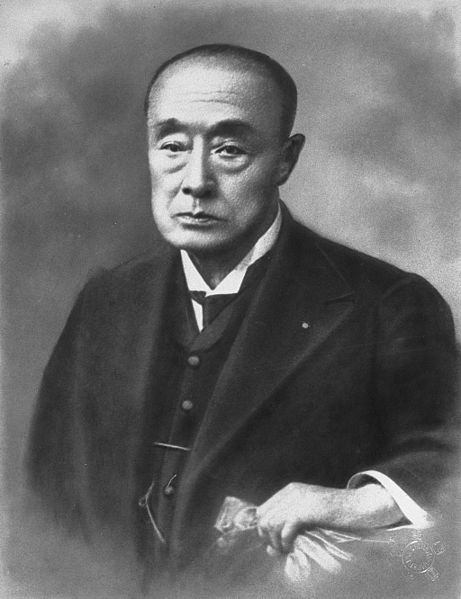
#> input picture image/yoshinobu.jpg, 461 x 599 px
$ python face_mosaic.py
#> lines starting #> are read from the running program, lines starting #| are printed output that depends on the picture
# -*- coding: UTF-8 -*-

import cv2
import math
import numpy as np
import os
from PIL import Image

if __name__ == '__main__':

    # 顔判定で使うxmlファイルを指定する。
    cascade_path =  os.path.dirname(os.path.abspath(__file__)) + "/haarcascades/haarcascade_frontalface_alt.xml"
    cascade = cv2.CascadeClassifier(cascade_path)

    # 画像の読み込み
    img_src = cv2.imread("./image/yoshinobu.jpg", 1)
#> img_src is the input picture: shape (599, 461, 3); min 21, max 255, mean 104

    # 結果を保存するための変数を用意しておく。
    img_edit = Image.open("./image/yoshinobu.jpg")

    # グレースケールに変換
    img_gray = cv2.cvtColor(img_src, cv2.COLOR_BGR2GRAY)

    #顔判定
    """
    minSize で顔判定する際の最小の四角の大きさを指定できる。
    (小さい値を指定し過ぎると顔っぽい小さなシミのような部分も判定されてしまう。)
    """
    faces  =  cascade.detectMultiScale(img_gray, scaleFactor=1.1, minNeighbors=1, minSize=(100, 100))
#> faces = [[114, 74, 174, 174]]

    # 顔があった場合
    if len(faces) > 0:

        # 複数の顔があった場合、１つずつ四角で囲っていく
        for face in faces:

            # 顔を切り抜く
            cut_face = img_edit.crop((face[0],
                                      face[1],
                                      face[0]+face[2],
                                      face[1]+face[3]))

            # 切り抜いた画像を1/20に縮小する。
            cut_face = cut_face.resize((int(face[2]/20), int(face[3]/20)), Image.LINEAR)

            # 縮小した画像を本のサイズに戻す。
            cut_face = cut_face.resize(face[2:], Image.LINEAR)

            # 元の画像に加工した顔画像を貼り付ける。
            img_edit.paste(cut_face, tuple(face[:2]))
#> this loop made 1 pass
#> pass 1, `cut_face = img_edit.crop((face[0], face[1], face[0]+face[2], face[1]+f..`:
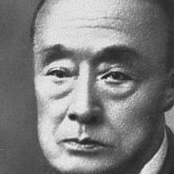
#> cut_face: PIL image 174x174 L; min 24, max 245, mean 126.1
#> pass 1, `cut_face = cut_face.resize(face[2:], Image.LINEAR)`:
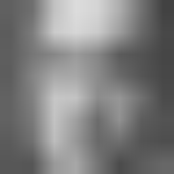
#> cut_face: PIL image 174x174 L; min 66, max 220, mean 126.5
#> after the loop:
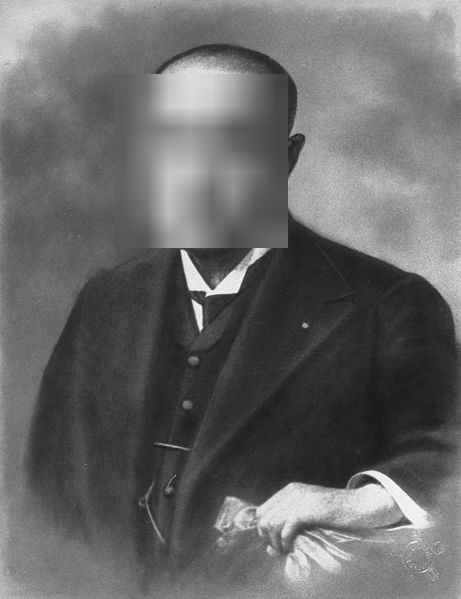
#> img_edit: PIL image 461x599 L; min 21, max 255, mean 104.1


    #pillow用のデータをOpenCVデータに変換
    img_dst = np.asarray(img_edit)

    # 表示
    cv2.imshow("Show MOSAIC FACES Image", img_dst)
    cv2.waitKey(0)
    cv2.destroyAllWindows()

$ run again, with image/IMG_4680.JPG copied over image/yoshinobu.jpg
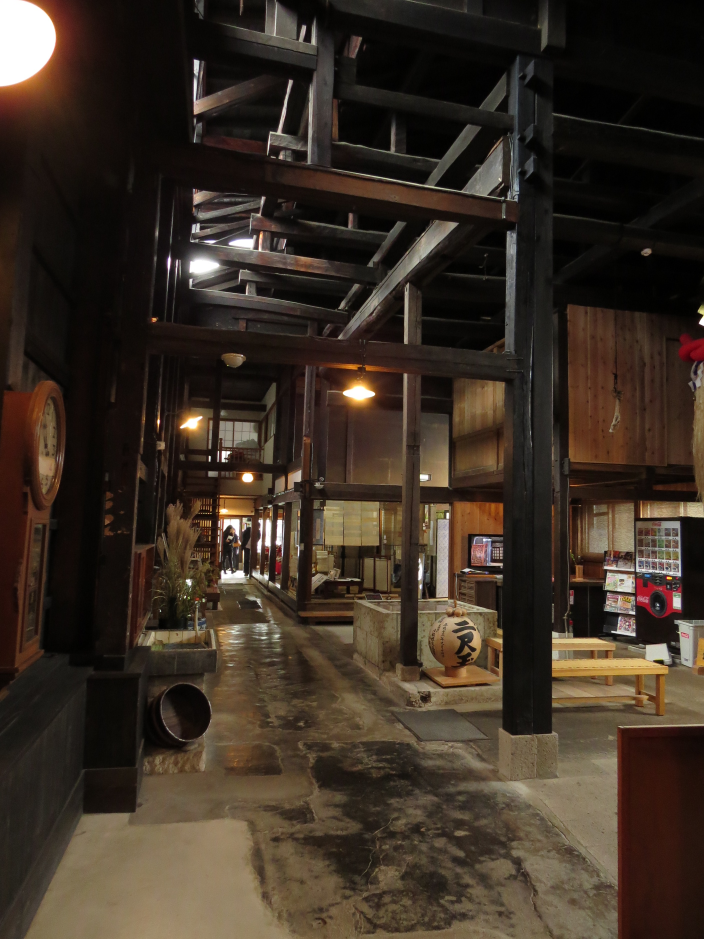
#> input picture image/IMG_4680.JPG, 2112 x 2816 px (shown at 1/3 size)
#> img_src is the input picture: shape (2816, 2112, 3); mean B, G, R 37, 48, 59.8
#> `img_edit = Image.open("./image/yoshinobu.jpg")`:
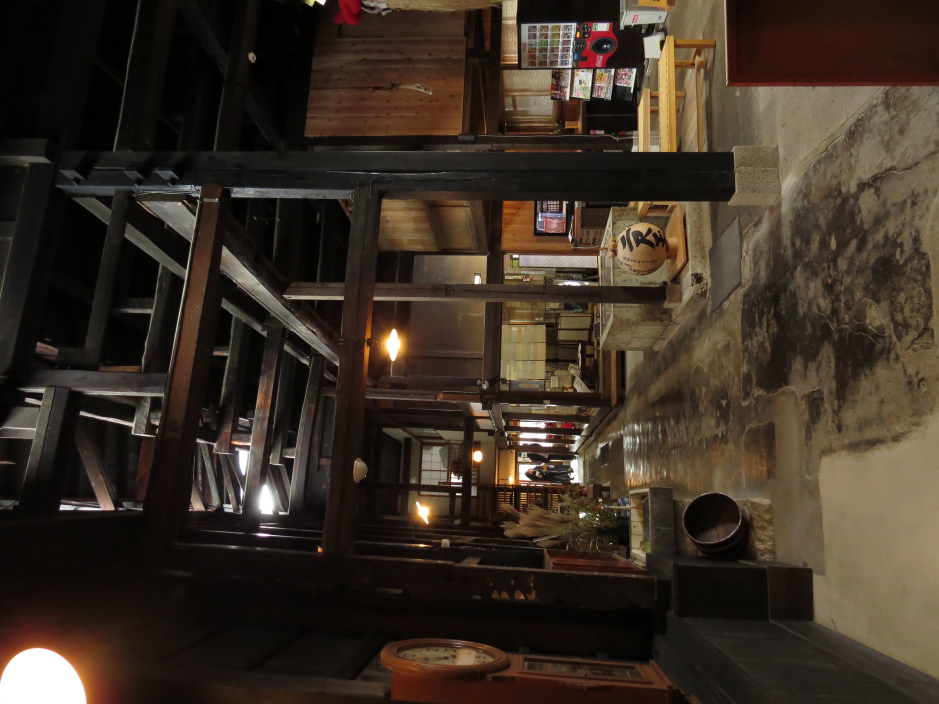
#> img_edit: PIL image 2816x2112 RGB (shown at 1/3 size); mean R, G, B 59.8, 48, 37
#> `img_gray = cv2.cvtColor(img_src, cv2.COLOR_BGR2GRAY)`:
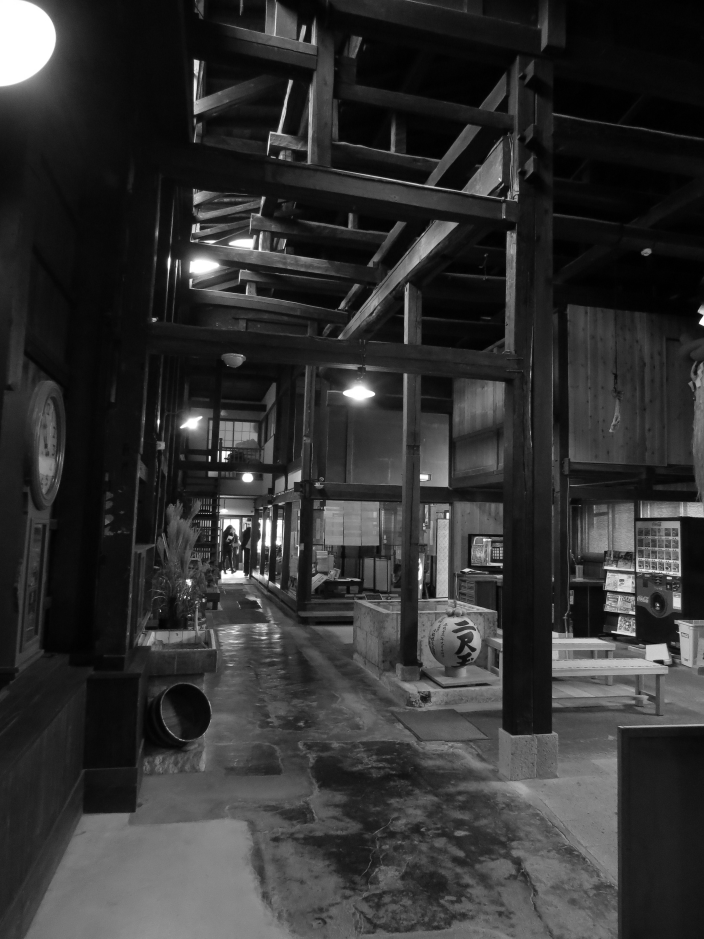
#> img_gray: shape (2816, 2112) (shown at 1/3 size); min 0, max 255, mean 50.3
#> faces = [[1746, 2267, 135, 135]]
#> the loop `for face in faces:` made 1 pass

$ run again, with image/IMG_4681.JPG copied over image/yoshinobu.jpg
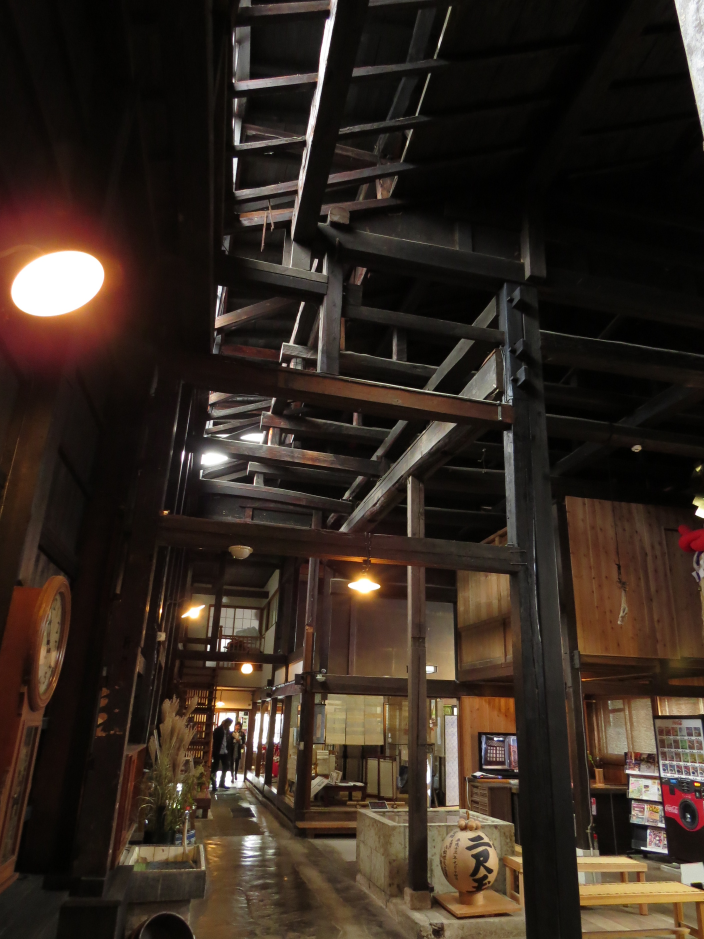
#> input picture image/IMG_4681.JPG, 2112 x 2816 px (shown at 1/3 size)
#> img_src is the input picture: shape (2816, 2112, 3); mean B, G, R 32.5, 41.2, 52.7
#> `img_edit = Image.open("./image/yoshinobu.jpg")`:
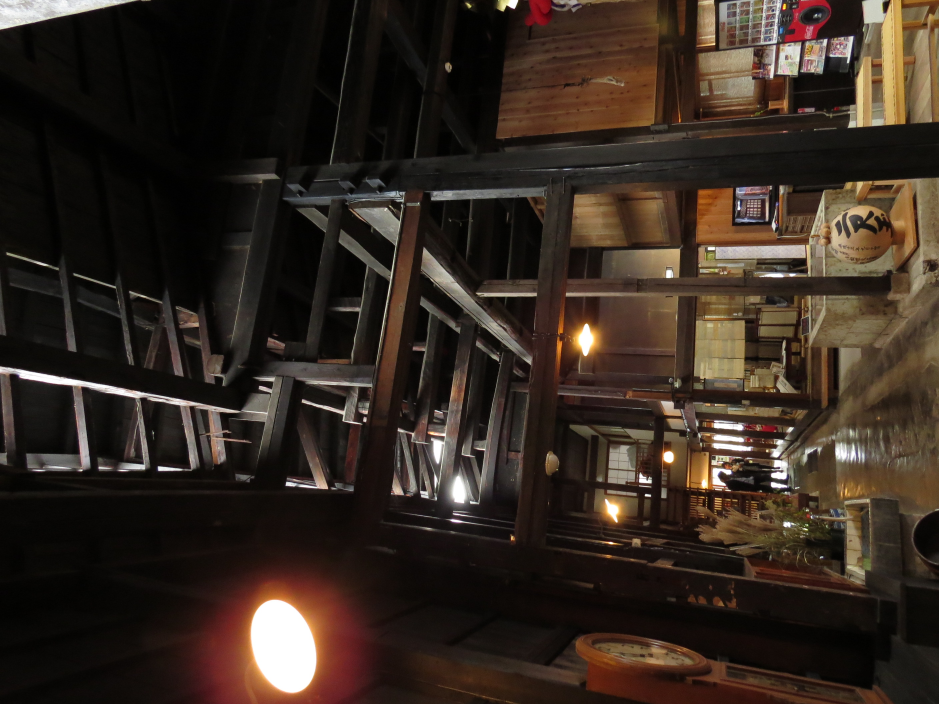
#> img_edit: PIL image 2816x2112 RGB (shown at 1/3 size); mean R, G, B 52.7, 41.2, 32.5
#> `img_gray = cv2.cvtColor(img_src, cv2.COLOR_BGR2GRAY)`:
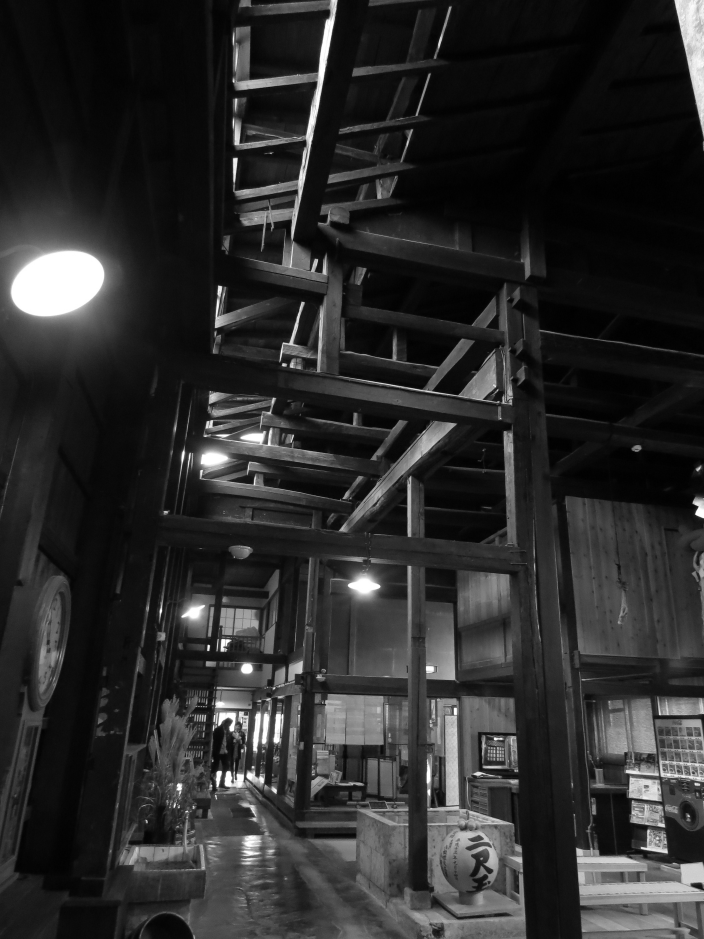
#> img_gray: shape (2816, 2112) (shown at 1/3 size); min 0, max 255, mean 43.6
#> faces = [[1852, 2353, 163, 163], [1362, 2126, 224, 224]]
#> the loop `for face in faces:` made 2 passes

$ run again, with image/IMG_4682.JPG copied over image/yoshinobu.jpg
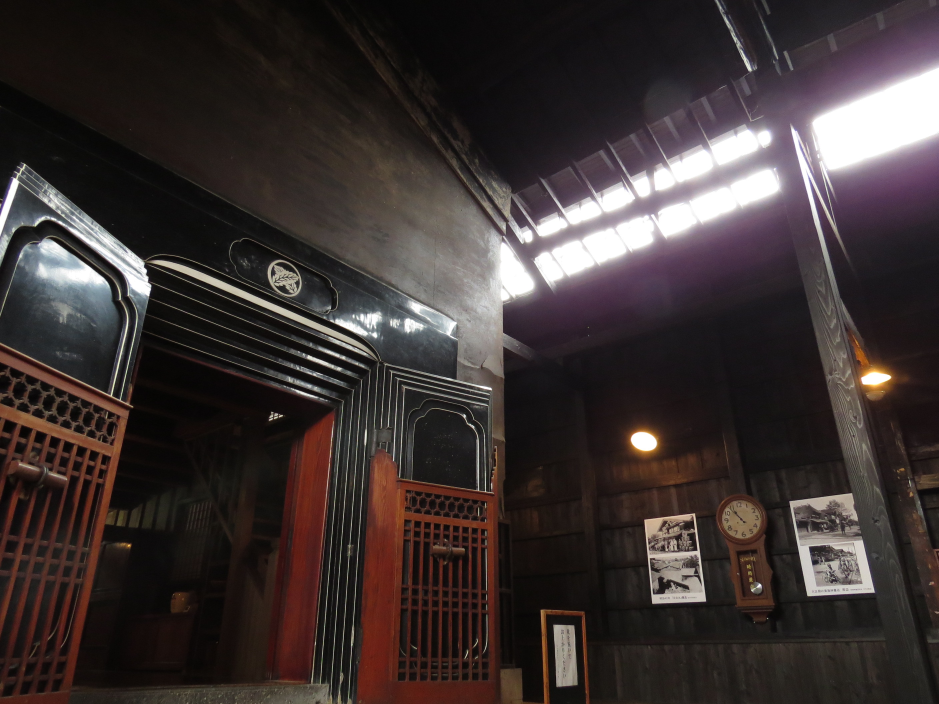
#> input picture image/IMG_4682.JPG, 2816 x 2112 px (shown at 1/3 size)
#> img_src is the input picture: shape (2112, 2816, 3); mean B, G, R 49.8, 50.7, 59.8
#> `img_gray = cv2.cvtColor(img_src, cv2.COLOR_BGR2GRAY)`:
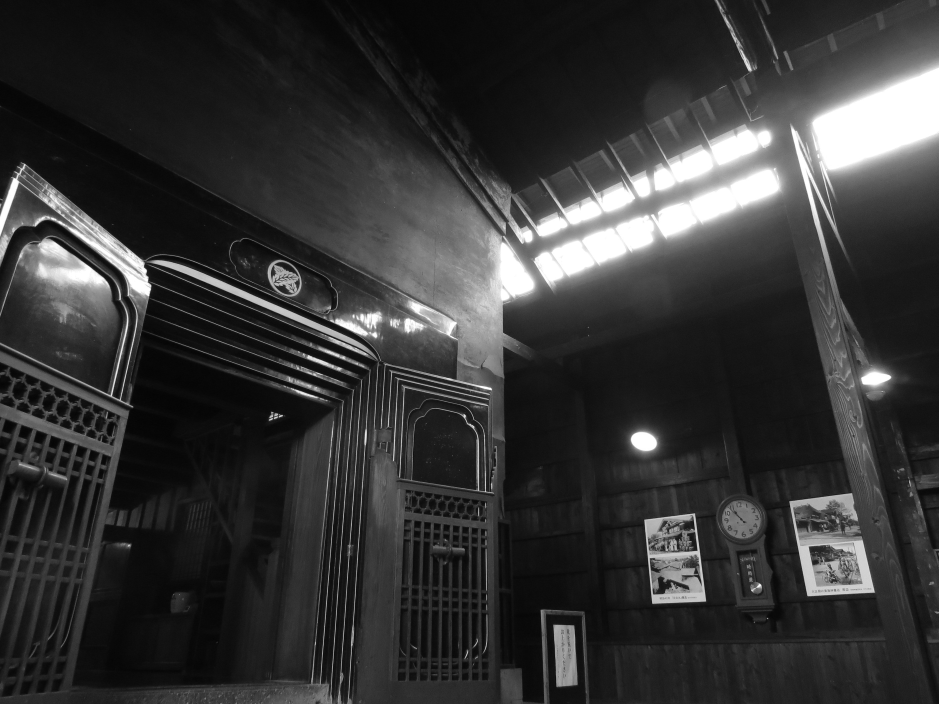
#> img_gray: shape (2112, 2816) (shown at 1/3 size); min 0, max 255, mean 53.4
#> faces = [[2196, 1619, 104, 104]]
#> the loop `for face in faces:` made 1 pass
#> pass 1, `cut_face = cut_face.resize(face[2:], Image.LINEAR)`:
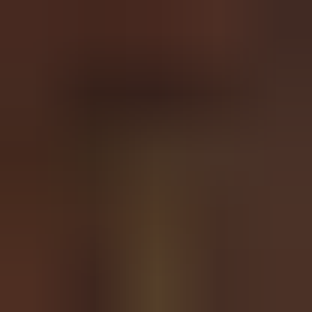
#> cut_face: PIL image 104x104 RGB (shown 3 times larger); mean R, G, B 69.8, 44.7, 33.7
